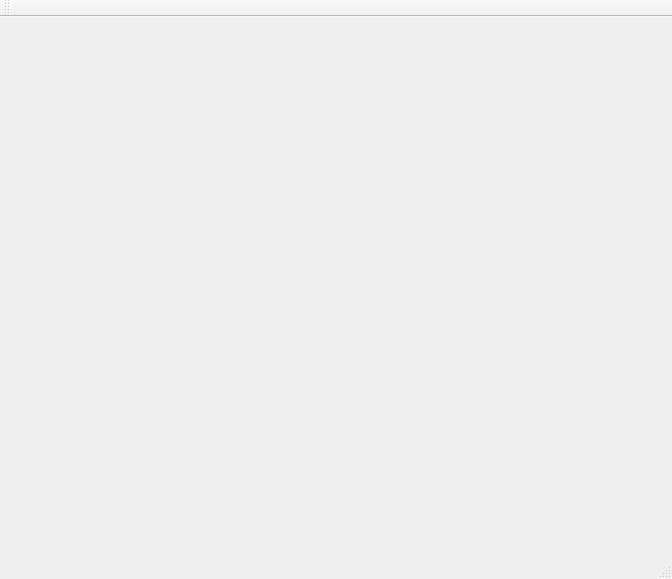
<?xml version="1.0" encoding="UTF-8"?>
<ui version="4.0">
 <class>MainWindow</class>
 <widget class="QMainWindow" name="MainWindow">
  <property name="geometry">
   <rect>
    <x>0</x>
    <y>0</y>
    <width>672</width>
    <height>579</height>
   </rect>
  </property>
  <property name="windowTitle">
   <string>MainWindow</string>
  </property>
  <widget class="QWidget" name="centralWidget">
   <layout class="QGridLayout" name="gridLayout">
    <item row="1" column="0">
     <layout class="QGridLayout" name="gridLayout_2">
      <item row="0" column="0">
       <widget class="QCustomPlot" name="customPlot" native="true"/>
      </item>
     </layout>
    </item>
   </layout>
  </widget>
  <widget class="QMenuBar" name="menuBar">
   <property name="geometry">
    <rect>
     <x>0</x>
     <y>0</y>
     <width>672</width>
     <height>21</height>
    </rect>
   </property>
  </widget>
  <widget class="QToolBar" name="mainToolBar">
   <attribute name="toolBarArea">
    <enum>TopToolBarArea</enum>
   </attribute>
   <attribute name="toolBarBreak">
    <bool>false</bool>
   </attribute>
  </widget>
  <widget class="QStatusBar" name="statusBar"/>
 </widget>
 <layoutdefault spacing="6" margin="11"/>
 <customwidgets>
  <customwidget>
   <class>QCustomPlot</class>
   <extends>QWidget</extends>
   <header>qcustomplot.h</header>
   <container>1</container>
  </customwidget>
 </customwidgets>
 <resources/>
 <connections/>
</ui>
